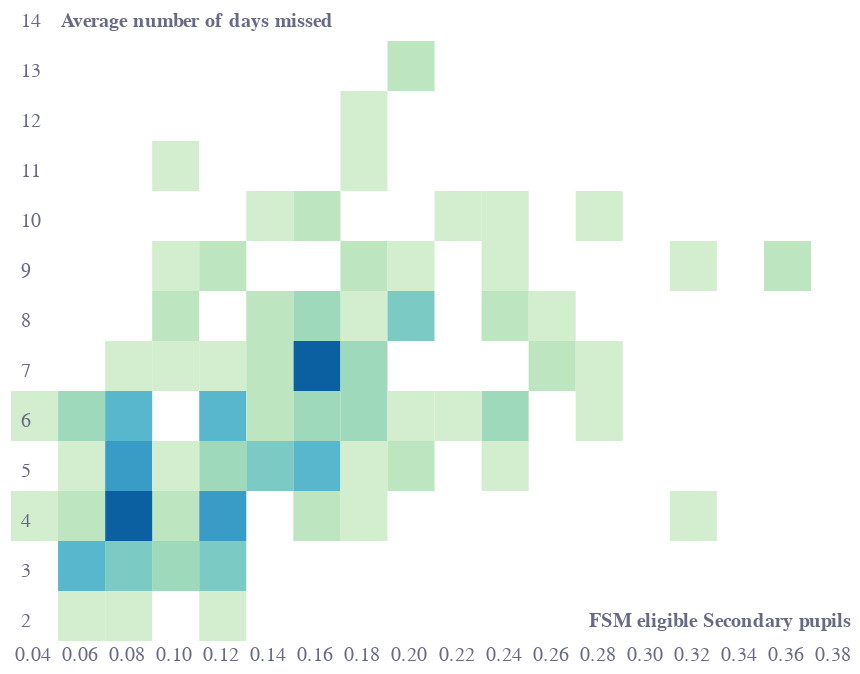

This figure's notebook cell:
### Code cell
bins = (
    alt.Chart(f1b)
    .mark_rect()
    .encode(
        alt.X(
            "fsm_ks4:Q",
            bin=alt.Bin(maxbins=20),
            axis=alt.Axis(
                grid=False,
                title="FSM eligible Secondary pupils",
                titleAnchor="end",
                titleY=-15,
                titleX=420,
                titleFontSize=10,
                labelColor=colors["eco-gray"],
                titleColor=colors["eco-gray"],
                tickColor=colors["eco-gray"],
                domainColor=colors["eco-gray"],
                labelAlign="left",
                labelOffset=2,
                domain=False,
                ticks=False,
            ),
        ),
        alt.Y(
            "missed_days:Q",
            bin=alt.Bin(maxbins=14),
            axis=alt.Axis(
                labelColor=colors["eco-gray"],
                titleColor=colors["eco-gray"],
                tickColor=colors["eco-gray"],
                domainColor=colors["eco-gray"],
                title="Average number of days missed",
                domain=False,
                ticks=False,
                labelAlign="left",
                labelBaseline="middle",
                labelPadding=-5,
                labelOffset=-10,
                titleX=25,
                titleY=-5,
                titleAngle=0,
                titleFontSize=10,
                titleAlign="left",
                tickCount=5,
                format=".0f",
            ),
        ),
        alt.Color(
            "count(missed_days):Q", scale=alt.Scale(scheme="greenblue"), legend=None
        ),
    )
)

layer = (
    (bins)
    .configure_view(stroke=None)
    .properties(title="")
    .properties(height=300, width=400)
)
layer.save("visualisation/" + f + ".json")
layer

### Figure 1 — Vega-Lite specification as saved in the notebook (floating-point values rounded to 4 significant figures; data arrays with more than 128 entries replaced by an {"elided": "..."} marker saying what was removed)
{"config": {"view": {"continuousWidth": 400, "continuousHeight": 300, "stroke": null}}, "data": {"name": "data-fe1071097aaff60893dc0fa45e7cfdc3"}, "mark": "rect", "encoding": {"color": {"type": "quantitative", "aggregate": "count", "field": "missed_days", "legend": null, "scale": {"scheme": "greenblue"}}, "x": {"type": "quantitative", "axis": {"domain": false, "domainColor": "#676A86", "grid": false, "labelAlign": "left", "labelColor": "#676A86", "labelOffset": 2, "tickColor": "#676A86", "ticks": false, "title": "FSM eligible Secondary pupils", "titleAnchor": "end", "titleColor": "#676A86", "titleFontSize": 10, "titleX": 420, "titleY": -15}, "bin": {"maxbins": 20}, "field": "fsm_ks4"}, "y": {"type": "quantitative", "axis": {"domain": false, "domainColor": "#676A86", "format": ".0f", "labelAlign": "left", "labelBaseline": "middle", "labelColor": "#676A86", "labelOffset": -10, "labelPadding": -5, "tickColor": "#676A86", "tickCount": 5, "ticks": false, "title": "Average number of days missed", "titleAlign": "left", "titleAngle": 0, "titleColor": "#676A86", "titleFontSize": 10, "titleX": 25, "titleY": -5}, "bin": {"maxbins": 14}, "field": "missed_days"}}, "height": 300, "title": "", "width": 400, "$schema": "https://vega.github.io/schema/vega-lite/v4.8.1.json", "datasets": {"data-fe1071097aaff60893dc0fa45e7cfdc3": {"elided": "149 records"}}}
